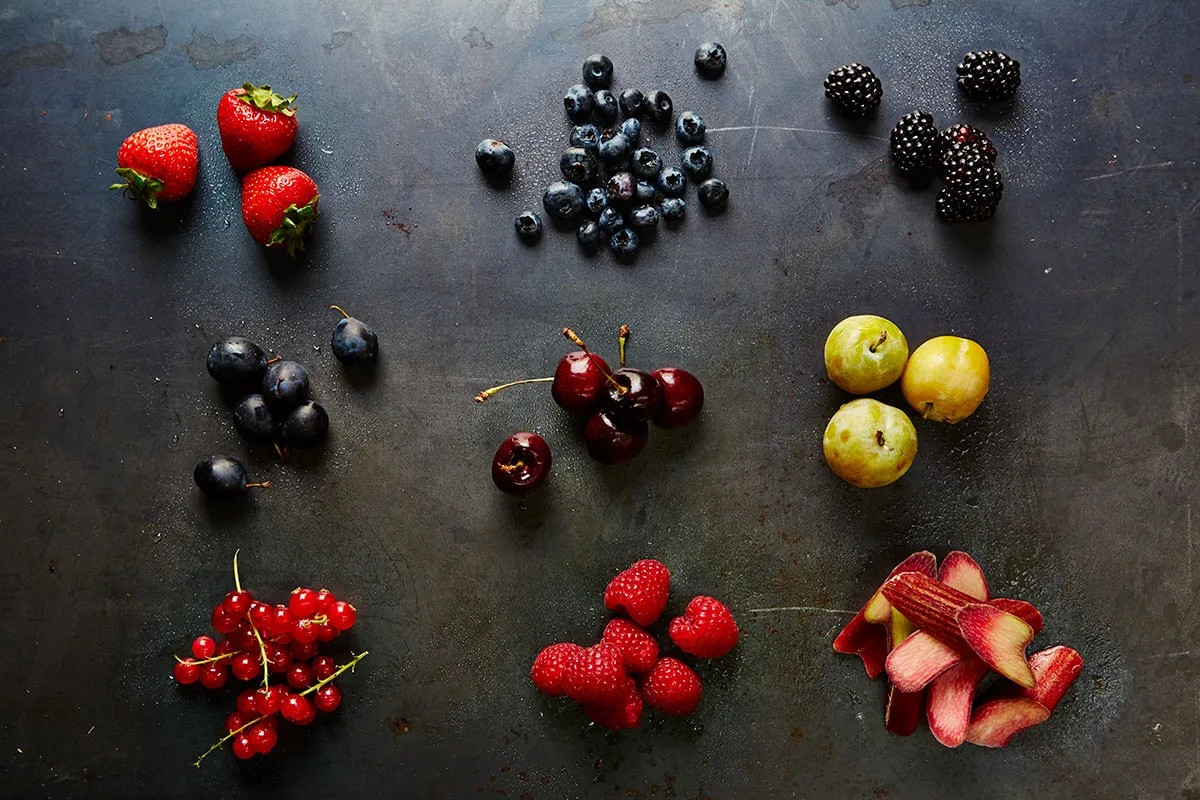
#> input picture images/original/fruits.jpg, 1200 x 800 px; its folder holds only this picture in this run
$ python preprocess_images.py
#> lines starting #> are read from the running program, lines starting #| are printed output that depends on the picture; after the words box and inside, x2 and y2 are one past the last pixel; in counts of white or black regions, pixels touching at a corner belong together
import os
import cv2
import numpy as np
import csv
import matplotlib.pyplot as plt

# Define the paths for the original and binary image folders
original_folder = 'images/original'
binary_folder = 'images/binary'
labeled_folder = 'images/labeled'

# Create the binary image folder if it doesn't exist
if not os.path.exists(binary_folder):
    os.makedirs(binary_folder)

if not os.path.exists(labeled_folder):
    os.makedirs(labeled_folder)

# Get the list of image files in the original folder
image_files = os.listdir(original_folder)

# Iterate over each image file
for image_file in image_files:
    # Check if the file is an image
    if image_file.endswith(('.jpg', '.jpeg', '.png', '.bmp')):
        # Construct the paths for the original and binary images
        original_path = os.path.join(original_folder, image_file)
        binary_path = os.path.join(binary_folder, image_file)

        # Load the original image
        original_image = cv2.imread(original_path, cv2.IMREAD_GRAYSCALE)  # Read as grayscale
#> original_image: shape (800, 1200); min 0, max 255, mean 64.9

        # Perform preprocessing steps to convert the image to binary

        # Apply Gaussian blur to reduce noise
        blurred_image = cv2.GaussianBlur(original_image, (5, 5), 0)

        # Apply adaptive thresholding to obtain a binary image
        binary_image = cv2.adaptiveThreshold(blurred_image, 255, cv2.ADAPTIVE_THRESH_MEAN_C, cv2.THRESH_BINARY, 11, 2)
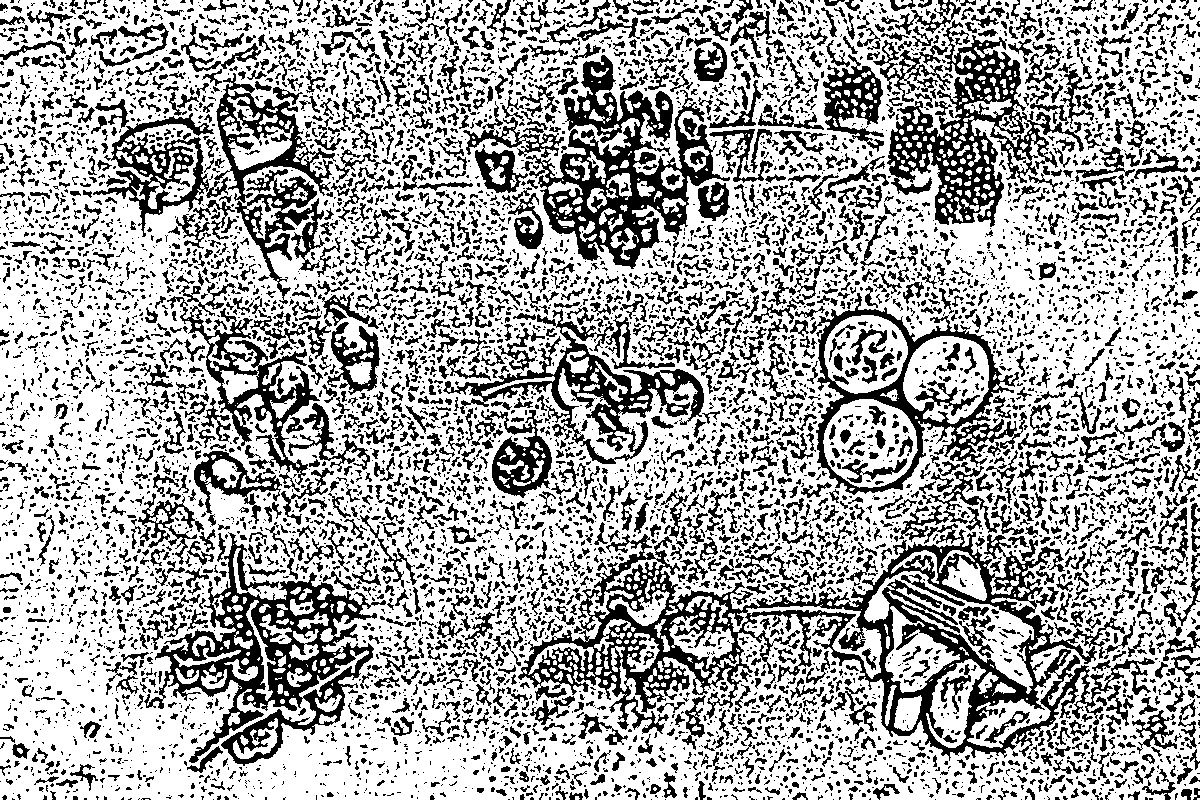
#> binary_image: shape (800, 1200); 66.6% white; 8076 black regions (5534 under 20 px), largest, box (x1, y1, x2, y2) and area: (518, 523, 1155, 761) 32665, (144, 532, 386, 766) 15281, (526, 55, 730, 269) 14060

        # Save the binary image
        cv2.imwrite(binary_path, binary_image)

        print(f"Preprocessed and saved binary image: {binary_path}")

        # preprocessing for nearest-neighbors

        # Use connectedComponentsWithStats to label each object
        num_labels, labels, stats, centroids = cv2.connectedComponentsWithStats(binary_image, connectivity=8)
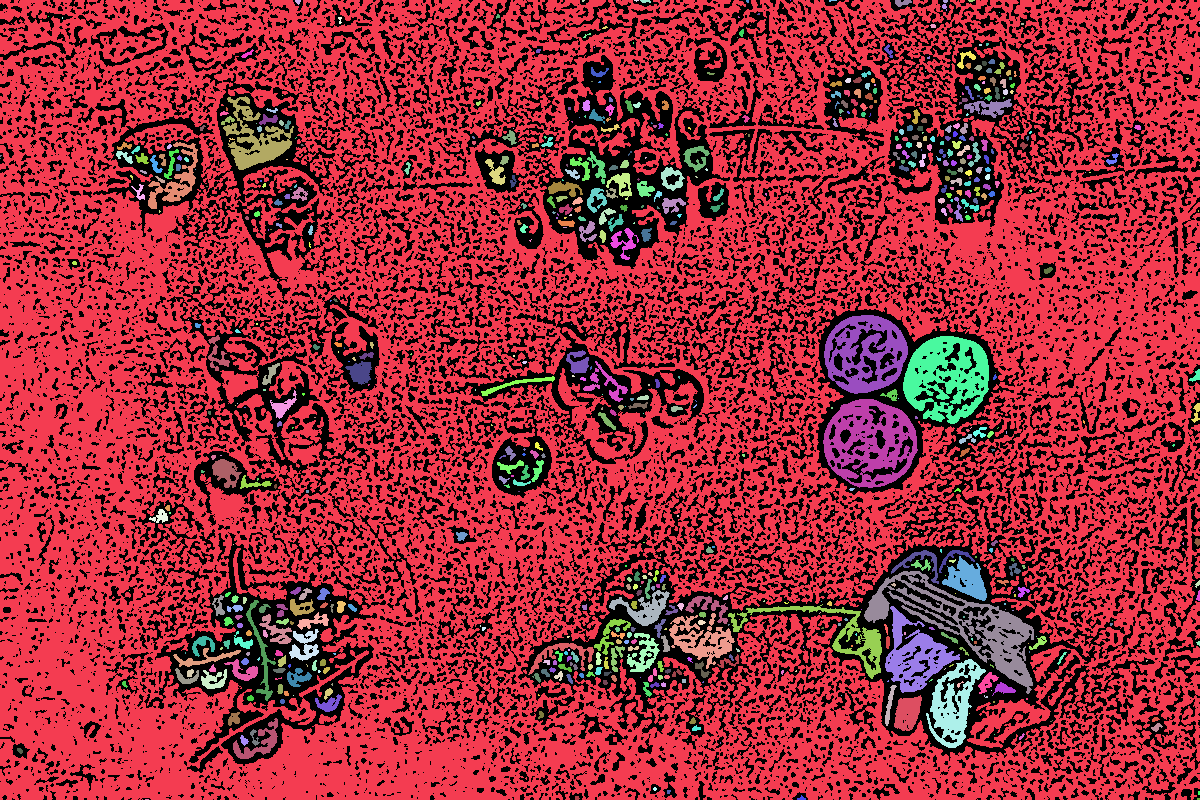
#> labels: shape (800, 1200) int32; 752 distinct labels, from 0 to 751; one colour per label, 0 black
#> num_labels = 752; stats = 752 rows, first 6: [0, 0, 1200, 800, 320510], [0, 0, 1200, 800, 577899], [295, 0, 6, 5, 20], [582, 0, 3, 2, 5], [634, 0, 5, 2, 6], [640, 0, 11, 3, 26]; centroids = 752 pairs, first value 0 to 1199, second value 0 to 799

        # Create an empty image to store the labels
        labelled_image = np.zeros_like(original_image)

        # Iterate over the labels and assign each pixel inside an object its corresponding label
        for i in range(1, num_labels):
            # Check if the label corresponds to a white pixel: if so, don't assign the label
            if np.mean(original_image[labels == i]) < 255:
                labelled_image[labels == i] = i
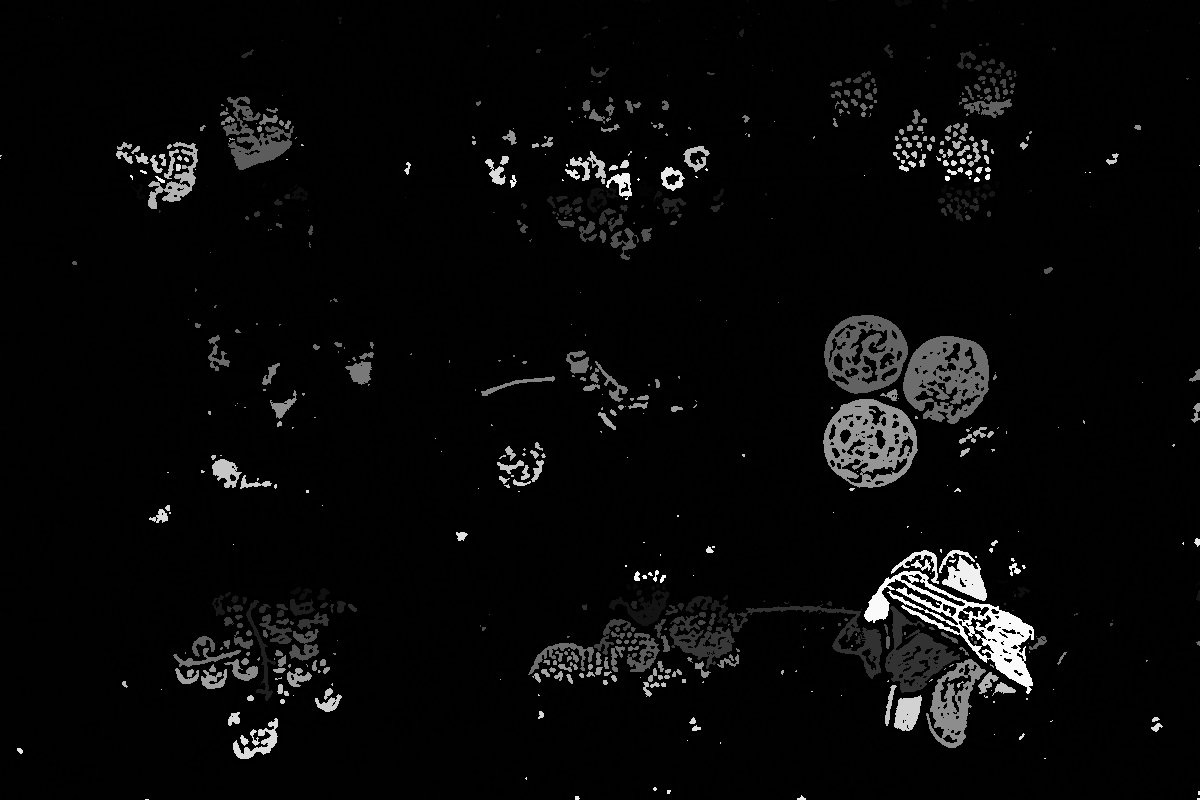
#> labelled_image: shape (800, 1200); min 0, max 255, mean 8.9

        # Save the labelled image
        labeled_path = os.path.join(labeled_folder, image_file)
        cv2.imwrite(labeled_path, labelled_image)

        colors = [np.random.rand(3,) for _ in range(num_labels)]
        cmap = plt.cm.colors.ListedColormap(colors)

        # Display the labeled image
        plt.figure(figsize=(10,10))
        plt.imshow(labelled_image, cmap=cmap)
        plt.colorbar(ticks=range(num_labels), label='label')
        plt.show()
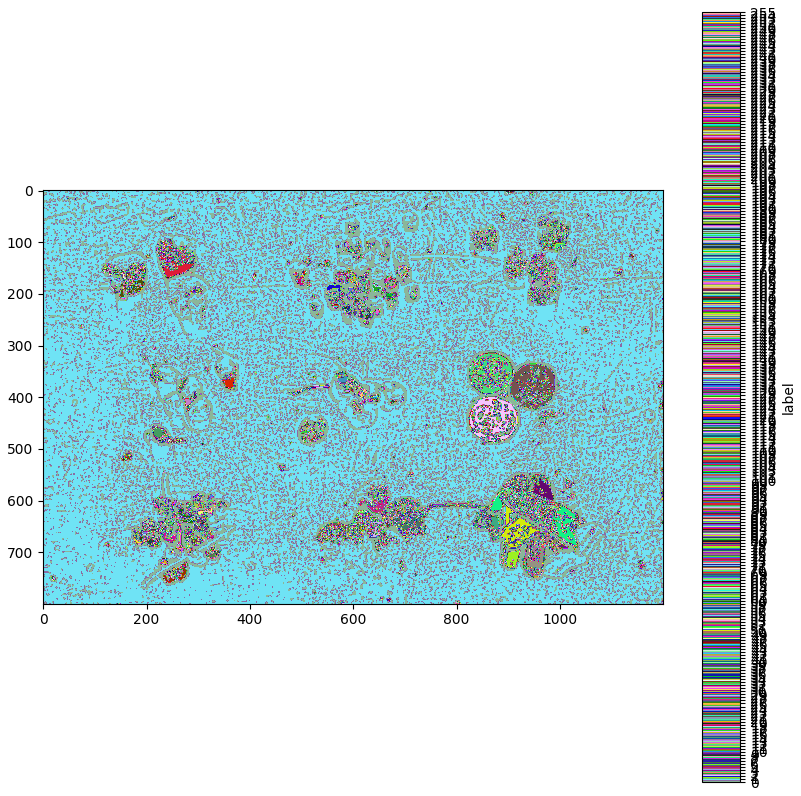
#> figure drawn by matplotlib, 2 panels


    else:
        print(f"Skipping non-image file: {image_file}")
